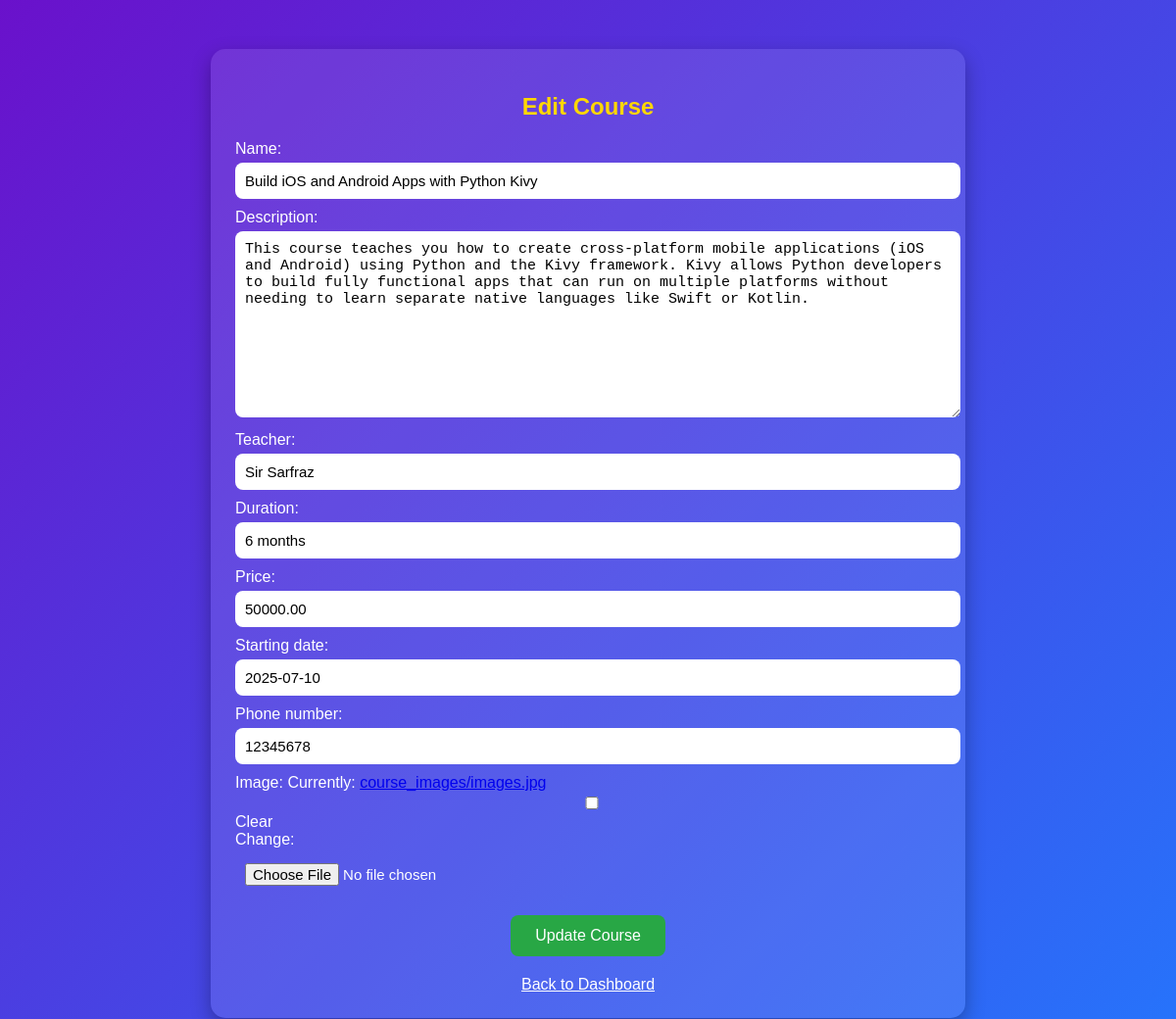
/edit-course/6/ (signed in), run on the app's committed database.
### students/models.py (models this page shows, shortened)
class Course(models.Model):
    name = models.CharField(max_length=100)
    description = models.TextField(blank=True, null=True)
    teacher = models.CharField(max_length=100, blank=True, null=True)
    duration = models.CharField(max_length=50, blank=True, null=True)  # e.g. "3 months"
    price = models.DecimalField(max_digits=8, decimal_places=2, blank=True, null=True)
    starting_date = models.DateField(blank=True, null=True)
    phone_number = models.CharField(max_length=15, blank=True, null=True)
    image = models.ImageField(upload_to='course_images/', blank=True, null=True)
    created_at = models.DateTimeField(auto_now_add=True)

### students/views.py (the view)
# urls.py: path('edit-course/<int:pk>/', views.edit_course, name='edit_course'),
@login_required(login_url='login')
def edit_course(request, pk):
    course = get_object_or_404(Course, pk=pk)
    if request.method == 'POST':
        form = CourseForm(request.POST, request.FILES, instance=course)
        if form.is_valid():
            form.save()
            return redirect('dashboard')
    else:
        form = CourseForm(instance=course)
    return render(request, 'edit_course.html', {'form': form, 'course': course})

### students/views.py
class CourseForm(forms.ModelForm):
    class Meta:
        model = Course
        fields = ['name', 'description', 'teacher', 'duration',
                  'price', 'starting_date', 'phone_number', 'image']

### templates/edit_course.html (shortened to what this page needs)
<!DOCTYPE html>
<html lang="en">
<head>
</head>
<body>
    <div class="form-container">
        <h2>Edit Course</h2>
        <form method="post" enctype="multipart/form-data">
            {{ form.as_p }}
            <button type="submit">Update Course</button>
        </form>
        <a href="{% url 'dashboard' %}" class="back-link">Back to Dashboard</a>
    </div>
</body>
</html>

### templates/edit_course.html (style rules this page uses)
body { background: linear-gradient(135deg, #6a11cb, #2575fc); font-family: Arial, sans-serif; color: #fff; margin: 0; padding: 0; }
.form-container { width: 60%; margin: 50px auto; background: rgba(255, 255, 255, 0.1); padding: 25px; border-radius: 15px; box-shadow: 0 8px 20px rgba(0, 0, 0, 0.3); }
h2 { text-align: center; margin-bottom: 20px; color: #ffd700; }
form p { margin: 10px 0; }
input, textarea { width: 100%; padding: 10px; border-radius: 8px; border: none; font-size: 15px; margin-top: 5px; }
button { display: block; margin: 20px auto; padding: 12px 25px; border: none; border-radius: 8px; background: #28a745; color: white; font-size: 16px; cursor: pointer; }
.back-link { display: block; text-align: center; margin-top: 20px; color: #fff; }

### data on the page
Course: name "Build iOS and Android Apps with Python Kivy", description "This course teaches you how to create cross-platform mobile applications (iOS and Android) using Python and the Kivy framework. Kivy allows Python developers to build fully functional apps that can run on multiple platforms without needing to learn separate native languages like Swift or Kotlin.", teacher "Sir Sarfraz", duration "6 months", price "50000.00", starting_date "2025-07-10", phone_number "12345678"
